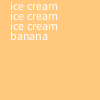
Frame 1 (no input)
Frame 60 (the mouse pressed at the canvas centre just before this capture): identical to frame 1, image omitted
Frame 120 (the mouse held since frame 60 and released just before this capture): identical to frame 1, image omitted

The Processing sketch that drew this single still picture (run headless with seeded random() and noise(); from frame 60 on, the mouse is pressed at the canvas centre):

// Processing sketch: banana_split
// ── banana_split.pde
    void setup(){
background(300,200,124);
      int y = 10;
      for(int g = 0; g < 3; g++){
      text("ice cream", 10,y );
        y = y + 10;
      }
  text("banana",10,40);  


}
  
    void draw(){


    }
